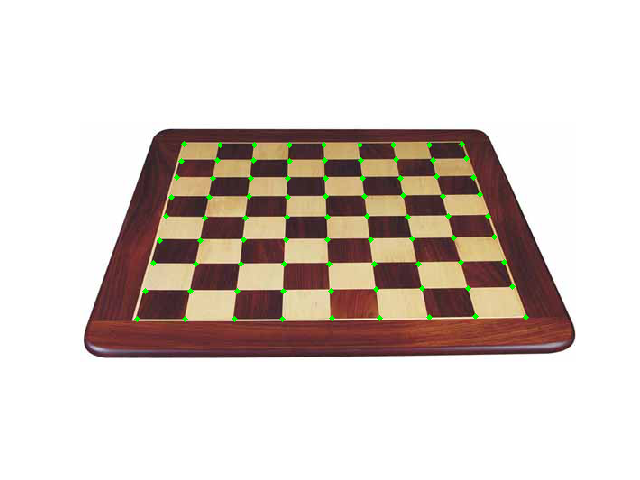
#> input picture Assignment04/original.png, 640 x 480 px, given in place of chessboard.jpg, which was not available
$ python test.py   (older library calls are emulated)
#> lines starting #> are read from the running program, lines starting #| are printed output that depends on the picture; pictures that were not available may be replaced by others from this repository, and a replacement may not be noted
### Assignment04/utils.py
import matplotlib.pyplot as plt
import numpy as np
import cv2

def load_image(filepath):
#> called with filepath = 'chessboard.jpg'
    imageBGR = cv2.imread(filepath, 1)
#> imageBGR is the input picture: shape (480, 640, 3); mean B, G, R 199.5, 205.9, 216.1
    imageRGB = BGR2RGB(imageBGR)
    return imageRGB


# [8 lines left out: function show_image, not called in this run]


def BGR2RGB(image):
    red = image[:, :, 2]
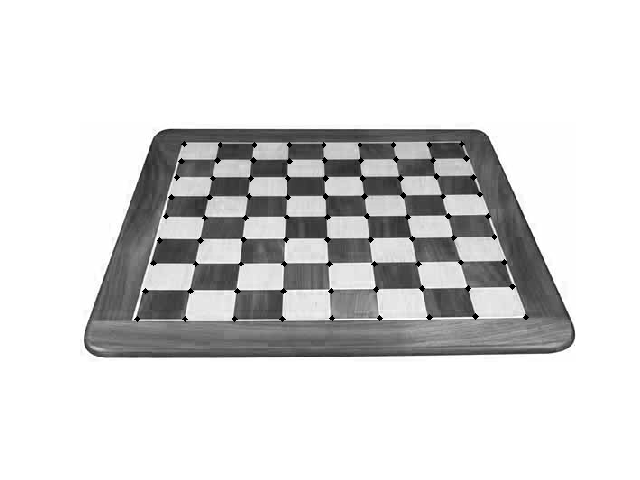
#> red: shape (480, 640); min 0, max 255, mean 216.1
    green = image[:, :, 1]
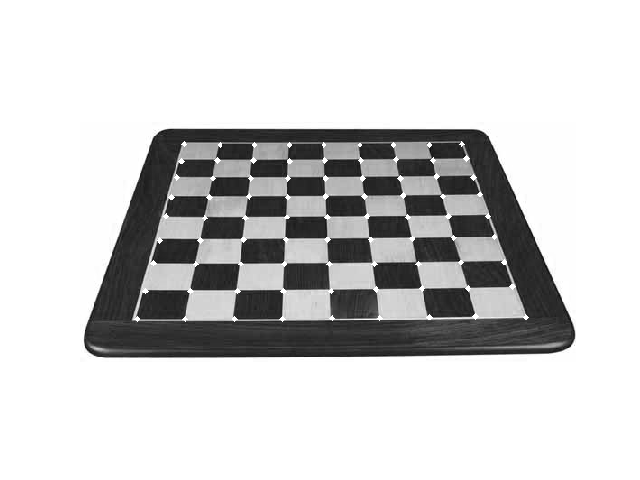
#> green: shape (480, 640); min 2, max 255, mean 205.9
    blue = image[:, :, 0]
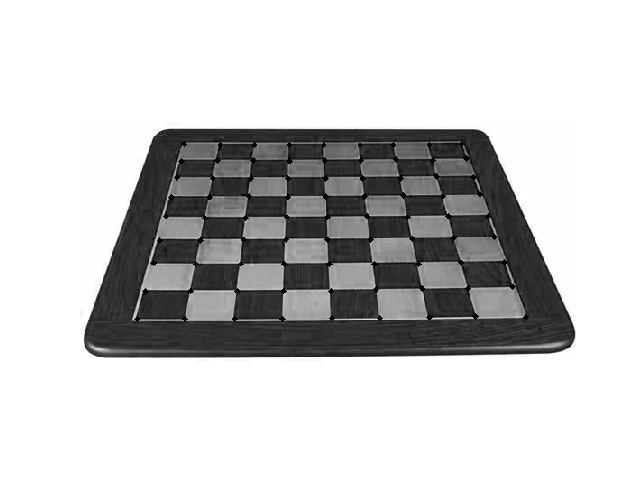
#> blue: shape (480, 640); min 0, max 255, mean 199.5
    new_image = np.dstack((red, green, blue))
    return new_image

def convert2gray(image):
    res = cv2.cvtColor(image, cv2.COLOR_RGB2GRAY)
    return res

# [4 lines left out: function gaussianblur, not called in this run]

### Assignment04/test.py
from scipy import misc, ndimage
import utils
import numpy as np
import matplotlib.pyplot as plt

def rotate_frame(frame, angle):

    # Perform the image rotation and update the fits header
    #frame[np.isnan(frame)] = 0.0
#> called with angle = 30
    new_frame = ndimage.interpolation.rotate(frame, angle, reshape=False, order=1, mode='constant', cval=float('nan'))
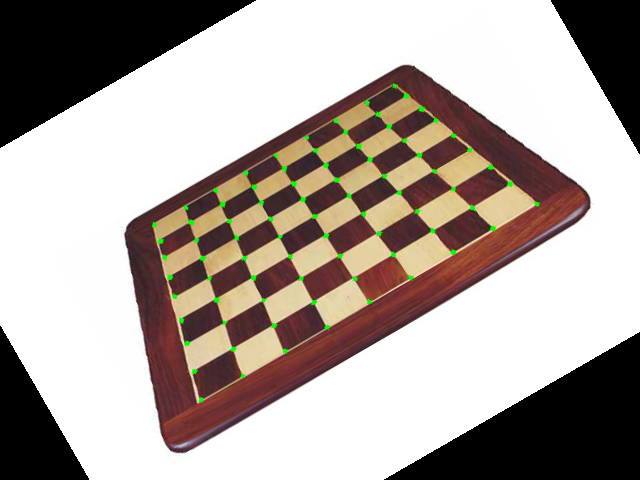
#> new_frame: shape (480, 640, 3); mean R, G, B 172.9, 162.8, 156.4

    #new_frame = misc.imrotate(frame, angle, interp="bilinear")

    # Return the rotated frame
    return new_frame

img = utils.load_image('chessboard.jpg')
img_rotate = rotate_frame(img, 30)
plt.imshow(img_rotate)
plt.show()
